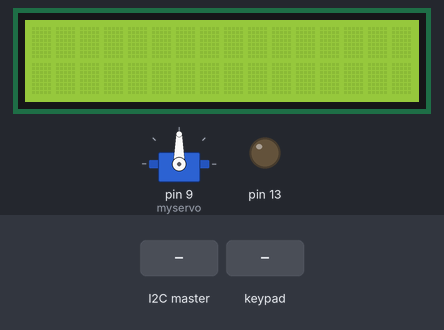
The sketch below on a simulated Arduino Uno, built with avr-gcc and run on an emulated ATmega328P. Shown: servo, 16×2 character LCD, output pins drawn as LEDs (lit = HIGH). The test bench sets the inputs (shaded band). What the sketch prints to the serial monitor is not drawn.

Above: at 1.2 s.
1.3 s: the I2C master sends "#"
At 2.4 s:
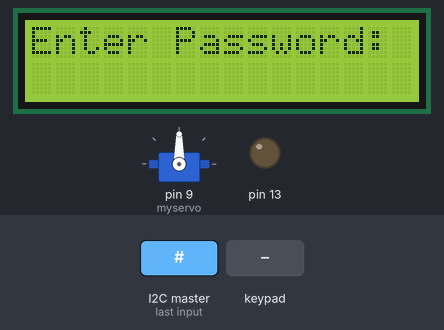
2.8 s: keypad keys 0 1 2 3 # pressed 0.4 s apart
At 5.3 s:
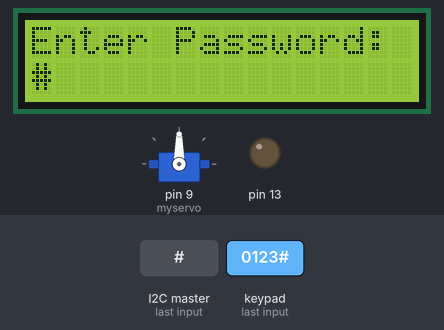
6.5 s: key 'A' pressed
At 7.7 s:
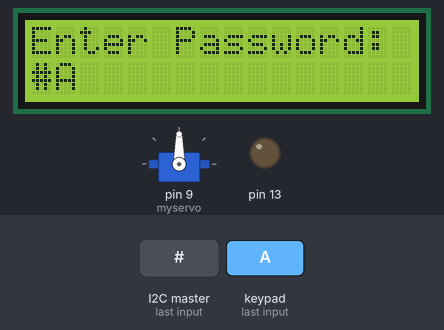
8.0 s: key 'B' pressed
At 8.8 s:
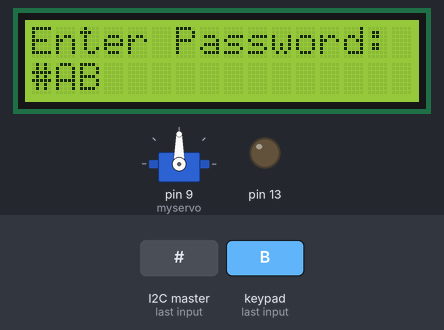
9.5 s: keypad keys 0 8 1 2 pressed 0.4 s apart
At 10.1 s:
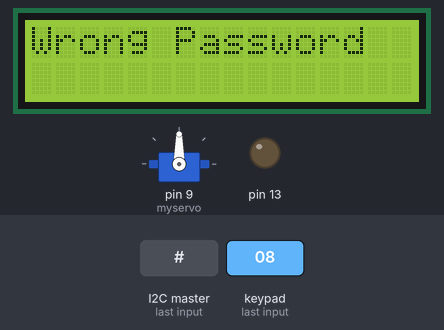
Timing chart, 0 to 12.5 s (numbered marks = the images above; inputs shaded):
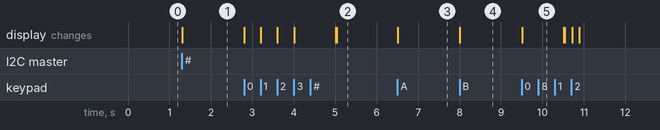

Measured:
- after the input at 1.3 s, the display: changes at once (image 1)
- after the input at 2.8 s, the display: first changes at once (image 2 shows a later state)
- after the input at 6.5 s, the display: changes at once (image 3)
- after the input at 8.0 s, the display: changes at once (image 4)
- after the input at 9.5 s, the display: changes at once (image 5)

The sketch:

project_smart_home_systems1_Slave.ino
```cpp
//For i2c
#include <Wire.h>

//For Keypad
#include <Keypad.h>

//For LCD
#include <LiquidCrystal.h>

//For servo
#include <Servo.h>

#define Password_Length 5

//to save message
char dataRx[10] = "";

//start everything
bool person_proximity = false;


Servo myservo;
LiquidCrystal lcd(12, 11, A0, A1, A2, A3);

int pos = 0;
char Data[Password_Length];
char Master[Password_Length] = "0812";
int data_count = 0;
int master_count = 0;
bool Pass_is_good;
bool door = false;
char customKey;

const byte ROWS = 4;
const byte COLS = 4;
char keys[ROWS][COLS] = {
  {'1', '2', '3', 'A'},
  {'4', '5', '6', 'B'},
  {'7', '8', '9', 'C'},
  {'*', '0', '#', 'D'}
};

byte rowPins[ROWS] = {0, 1, 2, 3};
byte colPins[COLS] = {4, 5, 6, 7};

Keypad customKeypad( makeKeymap(keys), rowPins, colPins, ROWS, COLS);

void setup()
{
  Serial.begin(9600);
  pinMode(13, OUTPUT);
  Wire.begin(4);	//Join i2c bus with address #4
  Wire.onReceive(receiveEvent); //Send Reply

  myservo.attach(9, 2000, 2400);
  //ServoClose();
  lcd.begin(16, 2);
}

void loop()
{
  /*
  digitalWrite(13, HIGH);
  delay(1000); // Wait for 1000 millisecond(s)
  digitalWrite(13, LOW);
  delay(1000); // Wait for 1000 millisecond(s)
  */
  //Serial.print(person_proximity);
  if (person_proximity)
  {
    if (door == true)
    {
      customKey = customKeypad.getKey();
      if (customKey == '#')
      {
        lcd.clear();
        ServoClose();
        lcd.print("Door is closed");
        delay(3000);
        door = false;
      }
    }
    else
      Open();
  }
  //delay(1000);
}

void receiveEvent(int howMany)
{
  int index = 0;
  while(Wire.available())
  {
    char c = Wire.read();
    dataRx[index++] = c;
    dataRx[index] = '\0';
    Serial.print(c);
    person_proximity = true;
  }

  //Serial.println("Final");
  //Serial.println(dataRx);
  /*
  while (true)
  {
    if (door==true)
    {
      customKey = customKeypad.getKey();
      if (customKey == '#')
      {
        lcd.clear();
        ServoClose();
        lcd.print("Door is closed");
        delay(3000);
        door = false;
      }
    }
    else
    {
      Open();
    }
  }
  */
}

void Open()
{
  lcd.setCursor(0, 0);
  lcd.print("Enter Password:");

  customKey = customKeypad.getKey();
  if (customKey)
  {
    Data[data_count] = customKey;
    lcd.setCursor(data_count, 1);
    lcd.print(Data[data_count]);
    data_count++;
  }
  //Serial.print(data_count);
  if (data_count == Password_Length-1)
  {
    if (!strcmp(Data, Master))
    {
      //open the door
      lcd.clear();
      ServoOpen();
      lcd.print("Door is Open ");
      door = true;
  	  //Sending back to master
      delay(5000);

      //wait to enter
      lcd.setCursor(0, 1);
      lcd.print("Waiting");
      for (int i =0; i<9; i++)
      {
        delay(1000);
        lcd.print(".");
      }

      //closing the door
      lcd.clear();
      lcd.print("Closing the Door");
      delay(1000);
      ServoClose();
      door = false;
      person_proximity = false;
    }
    else
    {
      lcd.clear();
      lcd.print("Wrong Password");
      door = false;
    }
    delay(1000);
    lcd.clear();
    clearData();
  }
}

void ServoOpen()
{
  for (pos = 0; pos<=90; pos+=10)
  {
    myservo.write(pos);
  }
}

void ServoClose()
{
  for (pos=90; pos>=0; pos-=10)
  {
    myservo.write(pos);
  }
  Serial.print('Close the door');
}

void clearData()
{
  while (data_count != 0)
  {
    Data[data_count--] = 0;
  }
}
```
